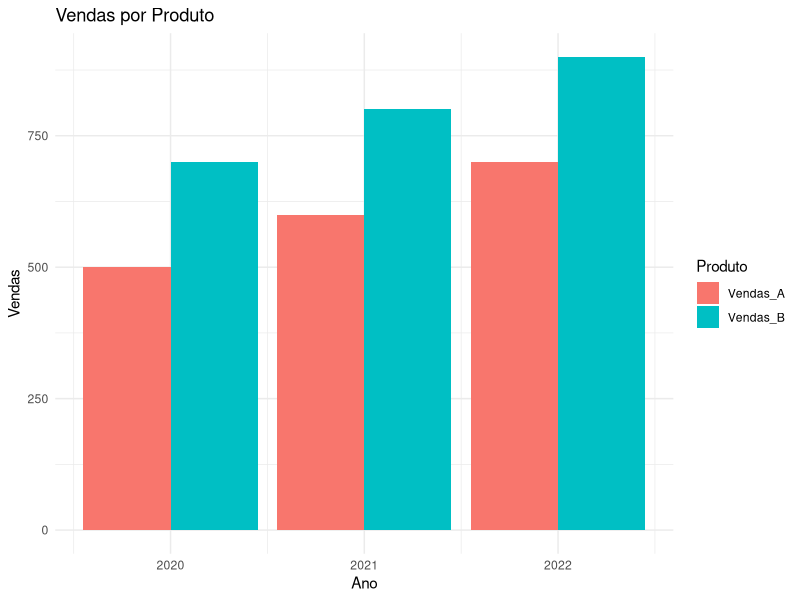

Write R code to recreate this figure.
# Carregar os pacotes necessários
library(tidyr)
library(ggplot2)

# Criar um dataframe exemplo no formato largo
dados <- data.frame(
  Ano = c(2020, 2021, 2022),
  Vendas_A = c(500, 600, 700),
  Vendas_B = c(700, 800, 900)
)

# Visualizar o dataframe largo
print("Dataframe Largo:")
print(dados)

# Transformar o dataframe largo em longo
dados_longos <- pivot_longer(
  dados,
  cols = c(Vendas_A, Vendas_B), # Selecionar as colunas para transformar
  names_to = "Produto",         # Nome da nova coluna para os nomes das colunas originais
  values_to = "Vendas"          # Nome da nova coluna para os valores das colunas originais
)

# Visualizar o dataframe longo
print("Dataframe Longo:")
print(dados_longos)

# Transformar o dataframe longo de volta para o formato largo
dados_largos <- pivot_wider(
  dados_longos,
  names_from = Produto, # Nome da coluna cujos valores se tornam as novas colunas
  values_from = Vendas  # Nome da coluna que preencherá os valores
)

# Visualizar o dataframe novamente em formato largo
print("Dataframe Transformado de Volta para Largo:")
print(dados_largos)

# Criar um gráfico de barras com os dados longos
ggplot(dados_longos, aes(x = Ano, y = Vendas, fill = Produto)) +
  geom_bar(stat = "identity", position = "dodge") +
  labs(
    title = "Vendas por Produto",
    x = "Ano",
    y = "Vendas"
  ) +
  theme_minimal()

